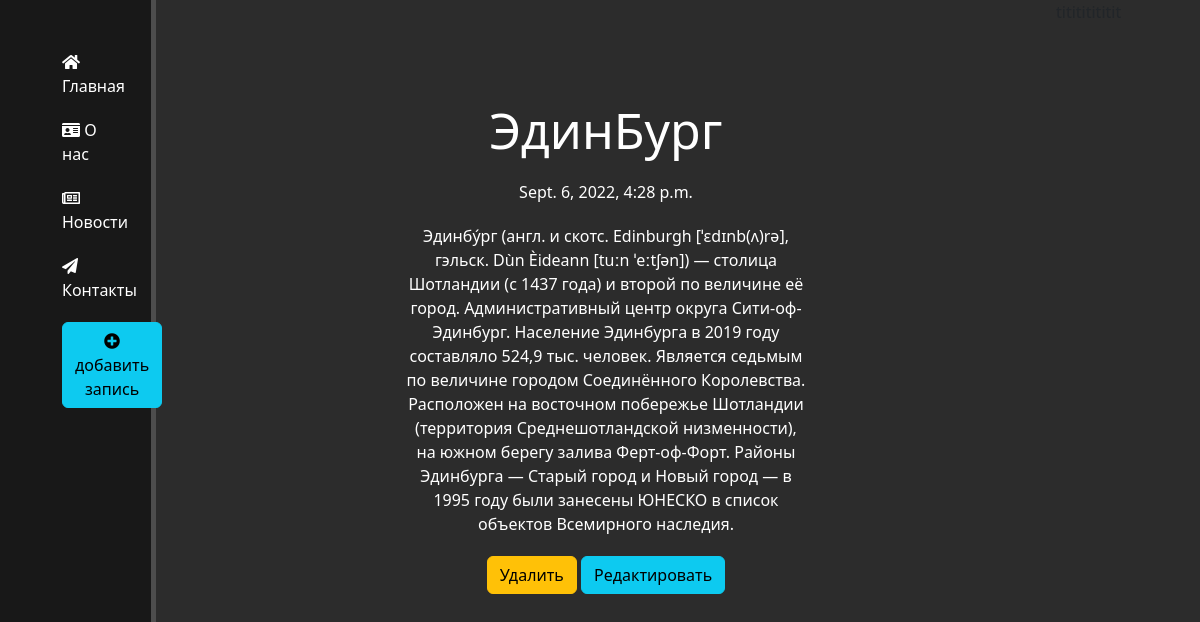
The page /news/2 on the database its author committed.
### news/models.py (models this page shows, shortened)
class Articles(models.Model):
    title = models.CharField('Название', max_length=50)
    annotation = models.CharField('Анонс', max_length=250)
    text = models.TextField('Статья')
    date = models.DateTimeField('Дата публикации')
    class Meta :
        verbose_name= 'Новость'
        verbose_name_plural = 'Новости'

### news/views.py (the view)
# urls.py: path('<int:pk>', views.NewsDetailView.as_view(), name='news-detail'),
class NewsDetailView(DetailView):
    model = Articles
    template_name = 'news/details_view.html'
    context_object_name = 'article'

### news/templates/news/details_view.html (shortened to what this page needs)
{% extends 'main/layout.html' %}
{% load static %}
{% block content %}
    <div class="features">
    <h1> {{ article.title }} </h1>
        <p>{{ article.date }}</p>
    <p>{{ article.text }} </p>
    <a class="btn btn-warning" href="{% url 'news-delete' article.id %}">  Удалить</a>
    <a class="btn btn-info" href="{% url 'news-update' article.id %}"> Редактировать</a>
    </div>
{% endblock %}

### main/static/main/css/style.css (style rules this page uses)
.body1 { background-color: #2c2c2c; }
main .features { float: left; color: white; margin-top: 100px; text-align: center; width: 75%; }
main .features h1 { font-size: 50px; }
main .features p { max-width: 400px; margin: 20px auto; }

### rows shown on the page
Articles: title "ЭдинБург", date "Sept. 6, 2022, 4:28 p.m.", text "Эдинбу́рг (англ. и скотс. Edinburgh [ˈɛdɪnb(ʌ)rə], гэльск. Dùn Èideann [tuːn ˈeːtʃən]) — столица Шотландии (с 1437 года) и второй по величине её город. Административный центр округа Сити-оф-Эдинбург. Население Эдинбурга в 2019 году составляло 524,9 тыс. человек. Является седьмым по величине городом Соединённого Королевства. Расположен на восточном побережье Шотландии (территория Среднешотландской низменности), на южном берегу залива Ферт-оф-Форт. Районы Эдинбурга — Старый город и Новый город — в 1995 году были занесены ЮНЕСКО в список объектов Всемирного наследия."
